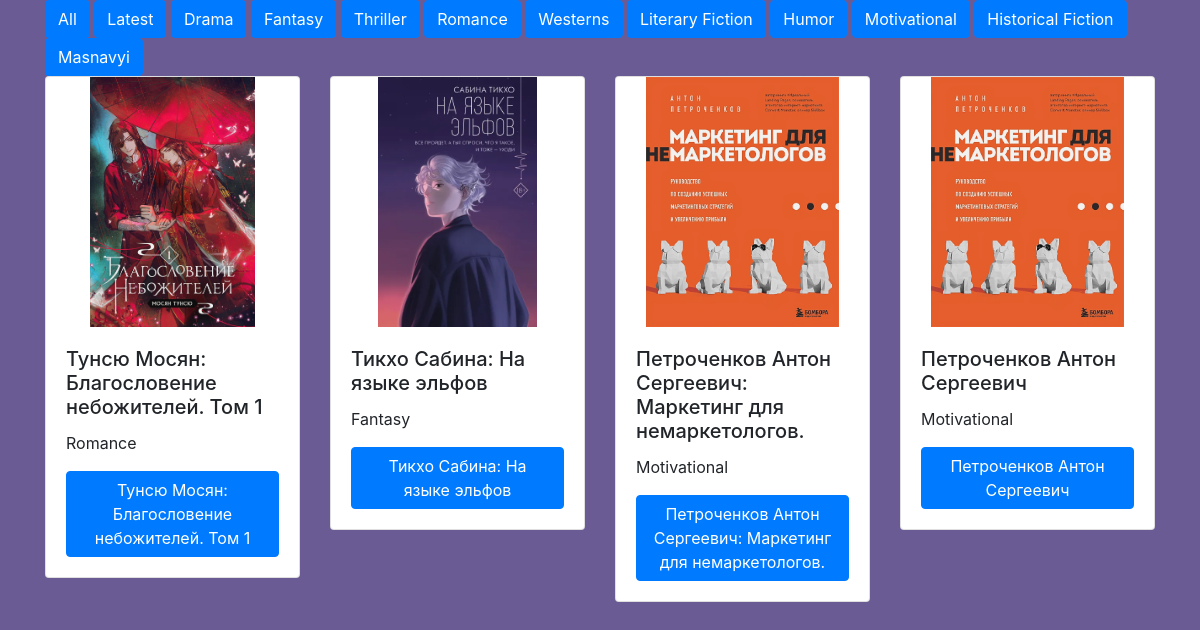
The page /books/ on the database its author committed.
### book/models.py (models this page shows, shortened)
class Book(models.Model):
    GENRE_CHOICE = (
        ("Drama", "Drama"),
        ("Fantasy", "Fantasy"),
        ("Thriller", "Thriller"),
        ("Romance", "Romance"),
        ("Westerns", "Westerns"),
        ("Literary Fiction", "Literary Fiction"),
        ("Humor", "Humor"),
        ("Motivational", "Motivational"),
        ("Historical Fiction", "Historical Fiction"),
        ("Masnavyi", "Masnavyi")
    )
    title = models.CharField(max_length=100)
    description = models.TextField()
    image = models.ImageField(upload_to="")
    author = models.CharField(max_length=30)
    genre = models.CharField(max_length=100, choices=GENRE_CHOICE)
    year_of_issue = models.PositiveIntegerField()
    created_date = models.DateField(auto_now_add=True)
    updated_date = models.DateField(auto_now=True)
    age_control = models.PositiveIntegerField()

### book/views.py (the view)
# urls.py: path('books/', views.BookListView.as_view(), name="books_all_url"),
class BookListView(generic.ListView):
    template_name = "books.html"
    queryset = models.Book.objects.order_by("id")
    def get_queryset(self):
        return self.queryset

### templates/books.html (shortened to what this page needs)
<!DOCTYPE html>
{% load static %}
<html lang="en">
<head>
    <link rel="stylesheet" type="text/css" href="{% static '/css/bootstrap.css/' %}">
</head>
<body>
<div class="container">
    <a class="btn btn-primary books__button" href="/books/" role="button">All</a>
    <a class="btn btn-primary books__button" href="/books/latest" role="button">Latest</a>
    <a class="btn btn-primary books__button" href="/books/latest" role="button">Drama</a>
    <a class="btn btn-primary books__button" href="/books/fantasy" role="button">Fantasy</a>
    <a class="btn btn-primary books__button" href="/books/thriller" role="button">Thriller</a>
    <a class="btn btn-primary books__button" href="/books/romance" role="button">Romance</a>
    <a class="btn btn-primary books__button" href="/books/westerns" role="button">Westerns</a>
    <a class="btn btn-primary books__button" href="/books/literary_fiction" role="button">Literary Fiction</a>
    <a class="btn btn-primary books__button" href="/books/Humor" role="button">Humor</a>
    <a class="btn btn-primary books__button" href="/books/motivational" role="button">Motivational</a>
    <a class="btn btn-primary books__button" href="/books/historical_fiction" role="button">Historical Fiction</a>
    <a class="btn btn-primary books__button" href="/books/masnavyi" role="button">Masnavyi</a>
</div>
<div class="container books__container">
    <div class="row gy-5">
        {% for book in object_list %}
        <div class="col-3">
            <div class="card">
                <img src="{{ book.image.url }}" class="card-img-top books__img" alt="...">
                <div class="card-body">
                    <h5 class="card-title">{{ book.title }}</h5>
                    <p class="card-text">{{ book.genre }}</p>
                    <a href="/books/{{ book.id }}" class="btn btn-primary">{{ book.title }}</a>
                </div>
            </div>
        </div>
        {% endfor %}
    </div>
</div>
</body>
</html>

### templates/books.html (style rules this page uses)
body { background-color: #6b5b95; }
.books__img { height: 250px; object-fit: contain; }
.books__container { height: 30px; }

### rows shown on the page
Book: image (picture), title "Тунсю Мосян: Благословение небожителей. Том 1", genre "Romance"
Book: image (picture), title "Тикхо Сабина: На языке эльфов", genre "Fantasy"
Book: image (picture), title "Петроченков Антон Сергеевич: Маркетинг для немаркетологов.", genre "Motivational"
Book: image (picture), title "Петроченков Антон Сергеевич", genre "Motivational"
